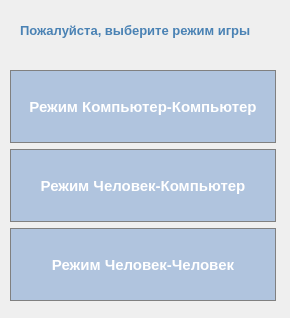
<?xml version="1.0" encoding="UTF-8"?>
<ui version="4.0">
 <class>ChooseMode</class>
 <widget class="QWidget" name="ChooseMode">
  <property name="geometry">
   <rect>
    <x>0</x>
    <y>0</y>
    <width>290</width>
    <height>318</height>
   </rect>
  </property>
  <property name="sizePolicy">
   <sizepolicy hsizetype="Fixed" vsizetype="Fixed">
    <horstretch>0</horstretch>
    <verstretch>0</verstretch>
   </sizepolicy>
  </property>
  <property name="minimumSize">
   <size>
    <width>290</width>
    <height>318</height>
   </size>
  </property>
  <property name="maximumSize">
   <size>
    <width>290</width>
    <height>318</height>
   </size>
  </property>
  <property name="windowTitle">
   <string>Form</string>
  </property>
  <widget class="QLabel" name="label">
   <property name="geometry">
    <rect>
     <x>20</x>
     <y>20</y>
     <width>251</width>
     <height>21</height>
    </rect>
   </property>
   <property name="font">
    <font>
     <pointsize>10</pointsize>
     <weight>75</weight>
     <bold>true</bold>
    </font>
   </property>
   <property name="styleSheet">
    <string notr="true">QLabel {
  color: #4A82B4; 
}</string>
   </property>
   <property name="text">
    <string>Пожалуйста, выберите режим игры</string>
   </property>
  </widget>
  <widget class="QWidget" name="">
   <property name="geometry">
    <rect>
     <x>10</x>
     <y>70</y>
     <width>266</width>
     <height>231</height>
    </rect>
   </property>
   <layout class="QVBoxLayout" name="verticalLayout">
    <item>
     <widget class="QPushButton" name="pushButton_comp_comp">
      <property name="sizePolicy">
       <sizepolicy hsizetype="Minimum" vsizetype="Preferred">
        <horstretch>0</horstretch>
        <verstretch>0</verstretch>
       </sizepolicy>
      </property>
      <property name="font">
       <font>
        <pointsize>11</pointsize>
        <weight>75</weight>
        <bold>true</bold>
       </font>
      </property>
      <property name="focusPolicy">
       <enum>Qt::StrongFocus</enum>
      </property>
      <property name="styleSheet">
       <string notr="true">QPushButton {
  background-color: #B0C4DE;
  color: white; 
  border: 1px solid gray;
}

QPushButton:pressed {
    background-color: qlineargradient(x1: 0, y1: 0, x2: 0, y2: 1,
                                      stop: 0 #4A82B4, stop: 1 #B0C4DE);
}</string>
      </property>
      <property name="text">
       <string>Режим Компьютер-Компьютер</string>
      </property>
     </widget>
    </item>
    <item>
     <widget class="QPushButton" name="pushButton_pers_comp">
      <property name="sizePolicy">
       <sizepolicy hsizetype="Minimum" vsizetype="Preferred">
        <horstretch>0</horstretch>
        <verstretch>0</verstretch>
       </sizepolicy>
      </property>
      <property name="font">
       <font>
        <pointsize>11</pointsize>
        <weight>75</weight>
        <bold>true</bold>
       </font>
      </property>
      <property name="styleSheet">
       <string notr="true">QPushButton {
  background-color: #B0C4DE;
  color: white; 
  border: 1px solid gray;
}

QPushButton:pressed {
    background-color: qlineargradient(x1: 0, y1: 0, x2: 0, y2: 1,
                                      stop: 0 #4A82B4, stop: 1 #B0C4DE);
}</string>
      </property>
      <property name="text">
       <string>Режим Человек-Компьютер</string>
      </property>
     </widget>
    </item>
    <item>
     <widget class="QPushButton" name="pushButton_pers_pers">
      <property name="sizePolicy">
       <sizepolicy hsizetype="Minimum" vsizetype="Preferred">
        <horstretch>0</horstretch>
        <verstretch>0</verstretch>
       </sizepolicy>
      </property>
      <property name="font">
       <font>
        <pointsize>11</pointsize>
        <weight>75</weight>
        <bold>true</bold>
       </font>
      </property>
      <property name="styleSheet">
       <string notr="true">QPushButton {
  background-color: #B0C4DE;
  color: white; 
  border: 1px solid gray;
}

QPushButton:pressed {
    background-color: qlineargradient(x1: 0, y1: 0, x2: 0, y2: 1,
                                      stop: 0 #4A82B4, stop: 1 #B0C4DE);
}</string>
      </property>
      <property name="text">
       <string>Режим Человек-Человек</string>
      </property>
     </widget>
    </item>
   </layout>
  </widget>
 </widget>
 <resources/>
 <connections/>
</ui>
